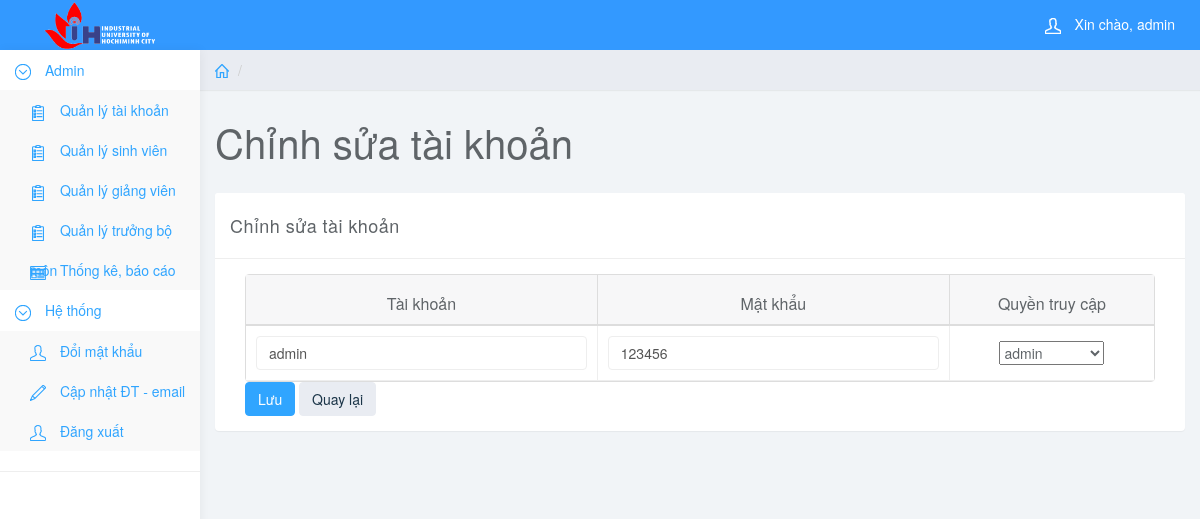
Page /quantri_admin/quantri.php?page_layout=Sua_TK&users_id=1 (signed in) on the committed database.
### tables this page shows
CREATE TABLE `users` (
  `users_id` int(11) UNSIGNED NOT NULL,
  `users_username` varchar(30) NOT NULL,
  `users_password` varchar(50) NOT NULL,
  `users_createdate` datetime NOT NULL,
  `users_role` enum('admin','truongbomon','giangvien','sinhvien') NOT NULL
);

### quantri_admin/chucnang/QL_TK/Sua_TK.php (the view, shortened to what this page needs)
<?php
    $users_id=$_GET['users_id'];
	$sql = "SELECT * FROM users WHERE users_id=$users_id";
    $query = mysqli_query($conn,$sql);
    $row = mysqli_fetch_array($query);
?>
<div class="row">
    <ol class="breadcrumb">
        <li><a href="quantri.php"><svg class="glyph stroked home"><use xlink:href="#stroked-home"></use></svg></a></li>
        <li class="active"></li>
    </ol>
</div>
<div class="row">
    <div class="col-lg-12">
        <h1 class="page-header">Chỉnh sửa tài khoản</h1>
    </div>
</div>
<div class="row">
    <div class="col-lg-12">
        <div class="panel panel-default">
            <div class="panel-heading">Chỉnh sửa tài khoản</div>
            <div class="panel-body">
                <div class="col-md-12">
             <form role="form" method="post">
                        <table data-toggle="table">
                            <thead>
                                <tr>
		                            <th data-sortable="true">Tài khoản</th>
		                            <th data-sortable="true">Mật khẩu</th>
		                            <th data-sortable="true">Quyền truy cập</th>
                                </tr>
                            </thead>
                            <tbody>
                                <tr>
                                    <td data-checkbox="true">
                                        <input class="form-control" type="text" name="users_username" value="<?php if(isset($_POST['users_username'])){echo $_POST['users_username'];}else{echo $row['users_username'];}?>" required="">
                                    </td>
                                    <td data-checkbox="true">
                                        <input class="form-control" type="text" name="users_password" value="<?php if(isset($_POST['users_password'])){echo $_POST['users_password'];}else{echo $row['users_password'];}?>" required="">
                                    </td>
                                    <td data-checkbox="true">
                                    <?php
                                        $role_options = array('admin', 'truongbomon', 'giangvien', 'sinhvien');
                                        $role_value = isset($_POST['users_role']) ? $_POST['users_role'] : $row['users_role'];
                                    ?>
                                   <select name="users_role">
                                   <?php foreach ($role_options as $option): ?>
                    <option value="<?php echo $option; ?>"<?php if ($role_value == $option) echo ' selected'; ?>><?php echo $option; ?></option>
                                   <?php endforeach; ?>
                                   </select>
                                    </td>
                                </tr>
                            </tbody>
                        </table>
                        <button type="submit" class="btn btn-primary" name="submit">Lưu</button>
                        <input type="button" class="btn btn-default" value="Quay lại" onclick="javascript:history.back();">
                </div>
          </div>
        </div>
    </div>
</div>

### quantri_admin/css/styles_admin.css (style rules this page uses)
body { background: #f1f4f7; padding-top: 50px; color: #5f6468; }
a, a:hover, a:focus { color: #30a5ff; }
h1, h2, h3, h4, h5, h6 { color: #5f6468; }
h1 { font-weight: 300; font-size: 40px; }
.form-control { border: 1px solid #eee; box-shadow: none; }
.btn-default, .btn-default:hover, .btn-default:focus, .btn-default:active, .btn-default.active, .open > .dropdown-toggle.btn-default, .btn-default.disabled, .btn-default[disabled], fieldset[disabled] .btn-default, .btn-default.disabled:hover, .btn-default[disabled]:hover, fieldset[disabled] .btn-default:hover, .btn-default.disabled:focus, .btn-default[disabled]:focus, fieldset[disabled] .btn-default:focus, .btn-default.disabled:active, .btn-default[disabled]:active, fieldset[disabled] .btn-default:active, .btn-default.disabled.active, .btn-default[disabled].active, fieldset[disabled] .btn-default.active { background-color: #e9ecf2; border-color: #e9ecf2; color: #1b3548; }
.btn-primary, .btn-primary:hover, .btn-primary:focus, .btn-primary:active, .btn-primary.active, .open > .dropdown-toggle.btn-primary, .btn-primary.disabled, .btn-primary[disabled], fieldset[disabled] .btn-primary, .btn-primary.disabled:hover, .btn-primary[disabled]:hover, fieldset[disabled] .btn-primary:hover, .btn-primary.disabled:focus, .btn-primary[disabled]:focus, fieldset[disabled] .btn-primary:focus, .btn-primary.disabled:active, .btn-primary[disabled]:active, fieldset[disabled] .btn-primary:active, .btn-primary.disabled.active, .btn-primary[disabled].active, fieldset[disabled] .btn-primary.active { background-color: #30a5ff; border-color: #30a5ff; }
.panel { border: 0; }
.panel-heading { font-size: 18px; font-weight: 300; letter-spacing: 0.025em; height: 66px; line-height: 45px; }
.panel-default .panel-heading { background: #fff; border-bottom: 1px solid #eee; color: #5f6468; }
.breadcrumb { border-radius: 0; padding: 10px 15px; background: #e9ecf2; box-shadow: 0 1px 1px rgba(0, 0, 0, .05); margin: 0 ; }
h1.page-header { margin-top: 30px; border-bottom: 0; }
.table { background: #fff; }
.breadcrumb .glyph { height: 14px; width: 14px; margin: -2px 0 0 0; stroke-width: 4px; }

### quantri_admin/css/styles.css (style rules this page uses)
body { background: #f1f4f7; color: #5f6468; }
a, a:hover, a:focus { color: #30a5ff; }
h1, h2, h3, h4, h5, h6 { color: #5f6468; }
h1 { font-weight: 300; font-size: 40px; }
.form-control { border: 1px solid #eee; box-shadow: none; }
.btn-default, .btn-default:hover, .btn-default:focus, .btn-default:active, .btn-default.active, .open > .dropdown-toggle.btn-default, .btn-default.disabled, .btn-default[disabled], fieldset[disabled] .btn-default, .btn-default.disabled:hover, .btn-default[disabled]:hover, fieldset[disabled] .btn-default:hover, .btn-default.disabled:focus, .btn-default[disabled]:focus, fieldset[disabled] .btn-default:focus, .btn-default.disabled:active, .btn-default[disabled]:active, fieldset[disabled] .btn-default:active, .btn-default.disabled.active, .btn-default[disabled].active, fieldset[disabled] .btn-default.active { background-color: #e9ecf2; border-color: #e9ecf2; color: #1b3548; }
.btn-primary, .btn-primary:hover, .btn-primary:focus, .btn-primary:active, .btn-primary.active, .open > .dropdown-toggle.btn-primary, .btn-primary.disabled, .btn-primary[disabled], fieldset[disabled] .btn-primary, .btn-primary.disabled:hover, .btn-primary[disabled]:hover, fieldset[disabled] .btn-primary:hover, .btn-primary.disabled:focus, .btn-primary[disabled]:focus, fieldset[disabled] .btn-primary:focus, .btn-primary.disabled:active, .btn-primary[disabled]:active, fieldset[disabled] .btn-primary:active, .btn-primary.disabled.active, .btn-primary[disabled].active, fieldset[disabled] .btn-primary.active { background-color: #30a5ff; border-color: #30a5ff; }
.panel { border: 0; }
.panel-heading { font-size: 18px; font-weight: 300; letter-spacing: 0.025em; height: 66px; line-height: 45px; }
.panel-default .panel-heading { background: #fff; border-bottom: 1px solid #eee; color: #5f6468; }
.breadcrumb { border-radius: 0; padding: 10px 15px; background: #e9ecf2; box-shadow: 0 1px 1px rgba(0, 0, 0, .05); margin: 0 ; }
h1.page-header { margin-top: 30px; border-bottom: 0; }
.table { background: #fff; }
.breadcrumb .glyph { height: 14px; width: 14px; margin: -2px 0 0 0; stroke-width: 4px; }

### rows in the picture
users: users_username "admin", users_password "123456", users_role "admin"

### other values in the picture
$_SESSION['users_username'] "admin"
